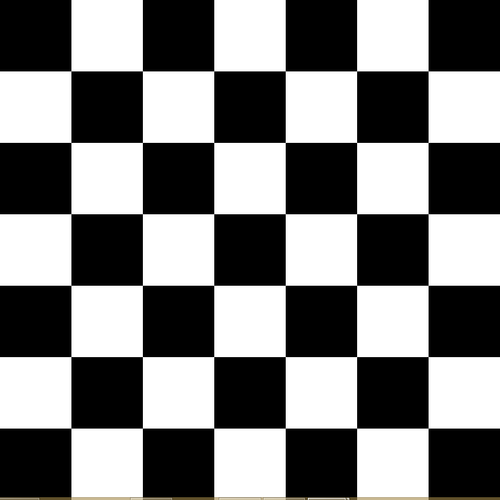
#> input picture python/lib/images/blacktable.png, 500 x 500 px
$ python 30.harriescorner.py   (Python 2 division)
#> lines starting #> are read from the running program, lines starting #| are printed output that depends on the picture; after the words box and inside, x2 and y2 are one past the last pixel; in counts of white or black regions, pixels touching at a corner belong together
# coding: utf-8
import cv2 as cv
import numpy as np


class Example(object):

    @classmethod
    def test_cornerharries(cls):
        img = cv.imread("../lib/images/blacktable.png", 1)

        img_gray = cv.cvtColor(img, cv.COLOR_BGR2GRAY)
        img_gray = np.float32(img_gray)
        dst = cv.cornerHarris(img_gray, 3, 5, 0.05)

        img[dst >= 0.1*dst.max()] = [0, 0, 255]

        cv.imshow('img', img)
        cv.waitKey(0)
        cv.destroyAllWindows()

    @classmethod
    def test_corner_subpix(cls):
        img = cv.imread("../lib/images/blacktable.png", 1)
#> img is the input picture: shape (500, 500, 3); mean B, G, R 124.9, 125, 125.1
        img_gray = cv.cvtColor(img, cv.COLOR_BGR2GRAY)

        # 找到角点团
        img_gray = np.float32(img_gray)
        corners_img = cv.cornerHarris(img_gray, 3, 5, 0.05)
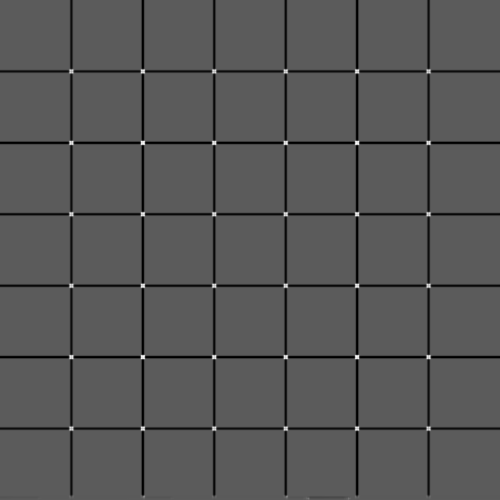
#> corners_img: shape (500, 500) float32; min -7.45e+09, max 1.34e+10, mean -346441408; drawn with min black and max white
        thresh, corners_thresh = cv.threshold(corners_img, 0.1*corners_img.max(), 255, 0)
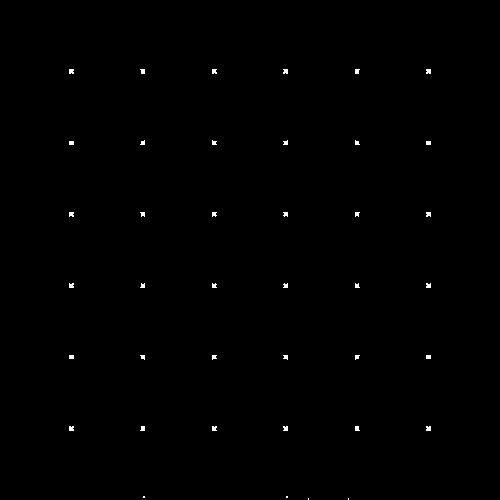
#> corners_thresh: shape (500, 500) float32; 0.3% white; 40 white regions (16 under 20 px), largest, box (x1, y1, x2, y2) and area: (69, 69, 74, 74) 23, (426, 69, 431, 74) 23, (69, 426, 74, 431) 23
#> thresh = 1.34e+09

        # 找到角点团的中心
        ret, labels, stats, centers = cv.connectedComponentsWithStats(np.uint8(corners_thresh))
#> labels: shape (500, 500) int32; 41 distinct labels, from 0 to 40
#> ret = 41; stats = 41 rows, first 6: [0, 0, 500, 500, 249252], [69, 69, 5, 5, 23], [140, 69, 5, 5, 21], [212, 69, 5, 5, 22], [283, 69, 5, 5, 22], [355, 69, 5, 5, 21]; centers = 41 pairs, first value 70.91 to 428.1, second value 70.9 to 498.5

        # 在角点团的中心附件进行精确的寻找
        criteria = (cv.TERM_CRITERIA_EPS + cv.TERM_CRITERIA_MAX_ITER, 100, 0.001)
        corners = cv.cornerSubPix(img_gray, np.float32(centers), (5, 5), (-1, -1), criteria)
#> corners = 41 pairs, first value 70.87 to 428.1, second value 70.86 to 497.3

        print corners
#> (printed output is left out)

        res = np.hstack((corners, centers))
#> res = 41 rows, first 6: [249.5, 249.5, 249.5, 249.5], [70.87, 70.86, 70.91, 70.91], [142.4, 70.87, 142.4, 70.9], [213.7, 70.87, 213.8, 70.95], [285.3, 70.87, 285.2, 70.95], [356.6, 70.87, 356.6, 70.9]

        res = np.int0(res)
#> res = 41 rows, first 6: [249, 249, 249, 249], [70, 70, 70, 70], [142, 70, 142, 70], [213, 70, 213, 70], [285, 70, 285, 70], [356, 70, 356, 70]
        img[res[:,1],res[:,0]] = [0,0,255]
#> img: shape (500, 500, 3); 0.02% of pixels changed, all inside (x1, y1, x2, y2) = (70, 70, 429, 498)
        img[res[:,3],res[:,2]] = [0,255,0]
#> img: shape (500, 500, 3); mean B, G, R 124.8, 125.1, 125.1

        cv.imshow("img_thresh", img)
        cv.waitKey(0)
        cv.destroyAllWindows()


if __name__ == "__main__":
    # Example.test_cornerharries()
    Example.test_corner_subpix()
